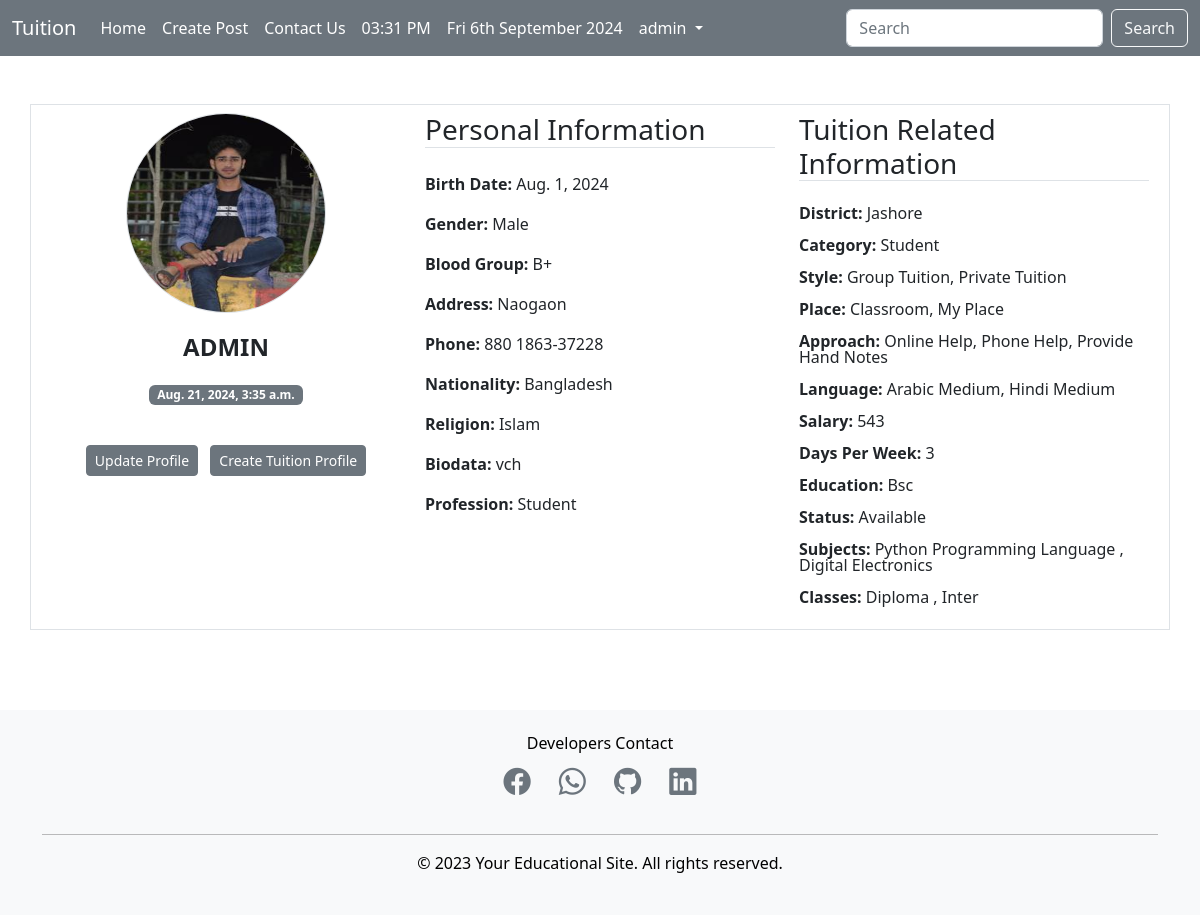
Page /profile/view/ (signed in) on the committed database.
### ProfileApp/models.py (models this page shows, shortened)
class UserProfile(models.Model):
    GENDER_CHOICES = (
        ('Male', 'Male'),
        ('Female', 'Female'),
    )
    BLOOD_GROUP_CHOICES = (
        ('A+', 'A+'),
        ('A-', 'A-'),
        ('B+', 'B+'),
        ('B-', 'B-'),
        ('O+', 'O+'),
        ('O-', 'O-'),
        ('AB+', 'AB+'),
        ('AB-', 'AB-'),
    )
    user = models.OneToOneField(User, on_delete=models.CASCADE)
    birth_date = models.DateField()
    gender = models.CharField(max_length=6, choices=GENDER_CHOICES)
    blood_group = models.CharField(max_length=3, choices=BLOOD_GROUP_CHOICES)
    address = models.CharField(max_length=100)
    phone = models.CharField(max_length=15)  # Changed to CharField for flexibility
    nationality = models.CharField(max_length=50)
    religion = models.CharField(max_length=40)
    biodata = models.TextField()
    profession = models.ForeignKey(Category, on_delete=models.CASCADE, related_name='categories')
    image = models.ImageField(upload_to='media/profile', default='default.jpg')
    created_at = models.DateTimeField(auto_now_add=True)

class TeacherProfile(models.Model):
    STATUS_CHOICES = (
        ('Available', 'Available'),
        ('Busy', 'Busy'),
    )
    TEACHING_STYLE_CHOICES = (
        ('Group_Tuition', 'Group Tuition'),
        ('Private_Tuition', 'Private Tuition'),
    )
    TEACHING_PLACE_CHOICES = (
        ('Classroom', 'Classroom'),
        ('Coaching_Center', 'Coaching Center'),
        ('Home_Visit', 'Home Visit'),
        ('My_Place', 'My Place'),
    )
    APPROACH_CHOICES = (
        ('Online_Help', 'Online Help'),
        ('Phone_Help', 'Phone Help'),
        ('Provide_Hand_Notes', 'Provide Hand Notes'),
        ('Video_Tutorials', 'Video Tutorials'),
    )
    MEDIUM_CHOICES = (
        ('Bangla_Medium', 'Bangla Medium'),
        ('English_Medium', 'English Medium'),
        ('Arabic_Medium', 'Arabic Medium'),
        ('Hindi_Medium', 'Hindi Medium'),
        ('Chinese_Medium', 'Chinese Medium'),
        ('Computer_Learning', 'Computer Learning'),
        ('Language_Learning', 'Language Learning'),
    )
    user = models.OneToOneField(User, on_delete=models.CASCADE, related_name='teacher_profile')
    district = models.ForeignKey(District, on_delete=models.SET_NULL, null=True, related_name='teachers')
    style = MultiSelectField(choices=TEACHING_STYLE_CHOICES, max_choices=3)
    place = MultiSelectField(choices=TEACHING_PLACE_CHOICES, max_choices=3)
    approach = MultiSelectField(choices=APPROACH_CHOICES, max_choices=3)
    medium = MultiSelectField(choices=MEDIUM_CHOICES, max_choices=3)
    category = models.ForeignKey(Category, on_delete=models.CASCADE, null=True, blank=True, related_name='cate')
    subject = models.ManyToManyField(Subject, related_name='teachers')
    classin = models.ManyToManyField(ClassIn, related_name='teachers')
    salary = models.IntegerField()
    days_per_week = models.CharField(max_length=50)
    education = models.CharField(max_length=50)
    status = models.CharField(max_length=9, choices=STATUS_CHOICES)  # Corrected field name to "status"
    created_at = models.DateTimeField(auto_now_add=True)

### Post/models.py (models this page shows, shortened)
class Category(models.Model):
    name = models.CharField(max_length=50)
    slug = models.SlugField(max_length=50, null=True, blank=True)
    def __str__(self):
        return self.name

class District(models.Model):
    name = models.CharField(max_length=50)
    def __str__(self):
        return self.name

class Subject(models.Model):
    name = models.CharField(max_length=50)
    def __str__(self):
        return self.name

class ClassIn(models.Model):
    name = models.CharField(max_length=50)
    def __str__(self):
        return self.name

### ProfileApp/views.py (the view)
# urls.py: path('view/',PROFILE_VIEW, name='view'),
def PROFILE_VIEW(request):
    user=request.user
    return render(request,'profile/profile_view.html',{'user':user})

### Template/Profile/profile_view.html (shortened to what this page needs)
{% extends 'basic.html' %}
{% block body %}
<div class="container mt-5" style="margin-bottom: 80px !important;">
    <div class="row border p-2">
        <div class="col-md-4 text-center mb-5">
          <div>
            {% if user.userprofile.image.url %}
              <img src="{{user.userprofile.image.url}}" style="height: 200px; width: 200px;" class="rounded-circle mb-3 border" />
            {% else %}
            <img src="/Media/media/profile/default.jpg" style="height: 200px; width: 200px;" class="rounded-circle mb-3 border" />
            {% endif %}
              {% if user.first_name %}
                  <p style="font-size: 24px; text-transform:uppercase;" >
                      <strong><span>{{ user.first_name }}</span> <span>{{ user.last_name }}</span></strong>
                  </p>
              {% else %}
                  <strong><p style="font-size: 24px; text-transform:uppercase;">{{ user.username }}</p></strong>
              {% endif %}
              <p class="badge bg-secondary">{{ user.userprofile.created_at }}</p>
              <div class="mt-4">
                    <a href="{% url 'create' %}" class="btn btn-secondary btn-sm me-2">Update Profile</a>
                    <a href="{% url 'tuitionbd' %}" class="btn btn-secondary btn-sm">Create Tuition Profile</a>
              </div>
          </div>
      </div>
        <div class="col-md-4 mb-3">
            {% if user.userprofile %}
                <div>
                    <h3 class="border-bottom mb-4">Personal Information</h3>
                    <p><strong>Birth Date:</strong> {{user.userprofile.birth_date}}</p>
                    <p><strong>Gender:</strong> {{user.userprofile.gender}}</p>
                    <p><strong>Blood Group:</strong> {{user.userprofile.blood_group}}</p>
                    <p><strong>Address:</strong> {{user.userprofile.address}}</p>
                    <p><strong>Phone:</strong> {{user.userprofile.phone}}</p>
                    <p><strong>Nationality:</strong> {{user.userprofile.nationality}}</p>
                    <p><strong>Religion:</strong> {{user.userprofile.religion}}</p>
                    <p><strong>Biodata:</strong> {{user.userprofile.biodata}}</p>
                    <p><strong>Profession:</strong> {{user.userprofile.profession}}</p>
                </div>
            {% else %}
            <div class="text-center mt-5">
                <h5>No profile data available. Please update your profile.</h5>
            </div>
            {% endif %}
        </div>
        <div class="col-md-4">
          {% if user.teacher_profile %}
              <div>
                  <h3 class="border-bottom mb-4">Tuition Related Information</h3>
                  <p style="line-height: 1.0;"><strong>District:</strong> {{user.teacher_profile.district}}</p>
                  <p style="line-height: 1.0;"><strong>Category:</strong> {{user.teacher_profile.category}}</p>
                  <p style="line-height: 1.0;"><strong>Style:</strong> {{user.teacher_profile.style}}</p>
                  <p style="line-height: 1.0;"><strong>Place:</strong> {{user.teacher_profile.place}}</p>
                  <p style="line-height: 1.0;"><strong>Approach:</strong> {{user.teacher_profile.approach}}</p>
                  <p style="line-height: 1.0;"><strong>Language:</strong> {{user.teacher_profile.medium}}</p>
                  <p style="line-height: 1.0;"><strong>Salary:</strong> {{user.teacher_profile.salary}}</p>
                  <p style="line-height: 1.0;"><strong>Days Per Week:</strong> {{user.teacher_profile.days_per_week}}</p>
                  <p style="line-height: 1.0;"><strong>Education:</strong> {{user.teacher_profile.education}}</p>
                  <p style="line-height: 1.0;"><strong>Status:</strong> {{user.teacher_profile.status}}</p>
                  <p style="line-height: 1.0;"><strong>Subjects:</strong>
                      {% for i in user.teacher_profile.subject.all %}
                          {{i}}
                          {% if not forloop.last %}, {% endif %}
                      {% endfor %}
                  </p>
                  <p style="line-height: 1.0;"><strong>Classes:</strong>
                      {% for i in user.teacher_profile.classin.all %}
                          {{i}}
                          {% if not forloop.last %}, {% endif %}
                      {% endfor %}
                  </p>
              </div>
            {% else %}
            <div class="text-center mt-5">
                <h5>No tuition profile data available. Please create your tuition profile.</h5>
            </div>
            {% endif %}
      </div>
    </div>
</div>
{% endblock %}

### Template/basic.html (shortened to what this page needs)
<!doctype html>
<html lang="en">
<head>
  <link href="https://cdn.jsdelivr.net/npm/bootstrap-icons/font/bootstrap-icons.css" rel="stylesheet">
  <link href="https://cdn.jsdelivr.net/npm/bootstrap@5.2.1/dist/css/bootstrap.min.css" rel="stylesheet"
>
    {% load static %}
    {% load notifications_tags %}
</head>
<body>
  <header>
    <div class="bg-secondary text-white">
      <nav class="navbar navbar-expand-lg bg-body-dark">
        <div class="container-fluid">
          <a class="navbar-brand text-white" href="{% url 'post_list' %}">Tuition</a>
          <div class="collapse navbar-collapse" id="navbarSupportedContent">
            <ul class="navbar-nav me-auto mb-2 mb-lg-0">
              <li class="nav-item">
                <a class="nav-link text-white active" aria-current="page" href="{% url 'post_list' %}">Home</a>
              </li>
              <li class="nav-item">
                <a class="nav-link text-white active" aria-current="page" href="{% url 'post_create' %}">Create Post</a>
              </li>
              <li class="nav-item">
                <a class="nav-link text-white active" aria-current="page" href="{% url 'contact' %}">Contact Us</a>
              </li>
                {% notifications_unread as unread_count %}
              <li class="nav-item">
                <a class="nav-link text-white active" aria-current="page" href="">{% now "h:i A" %}</a>
              </li>
              <li class="nav-item">
                <a class="nav-link text-white active" aria-current="page" href="">{% now "D jS F Y" %}</a>
              </li>
              {% if user.is_authenticated %}
                <li class="nav-item dropdown">
                  <a class="nav-link text-white dropdown-toggle" href="#" role="button" data-bs-toggle="dropdown" aria-expanded="false">
                    {{ user.username }}
                  </a>
                </li>
              {% else %}
                <li class="nav-item">
                  <a class="nav-link text-white active" aria-current="page" href="{% url 'login' %}">Login</a>
                </li>
              {% endif %}
            </ul>
            <form class="d-flex" role="search" method="POST" action="{% url 'search' %}">
              <input class="form-control me-2" type="search" name="search" placeholder="Search" aria-label="Search" style="color: #000; background-color: #fff;">
              <button class="btn btn-outline-light" type="submit">Search</button>
            </form>
          </div>
        </div>
      </nav>
    </div>
  </header>
  <main>
    {% block body %}
    {% endblock %}
  </main>
    <footer class="footer bg-light text-black py-4">
      <div class="container">
        <div class="row justify-content-center">
          <div class="col-md-6">
            <h6 class="text-center mb-2">Developers Contact</h6>
            <ul class="list-inline d-flex justify-content-center" style="gap: 20px;">
              <li class="list-inline-item">
                <a href="https://www.facebook.com/Ruhulaminarafat82/" class="text-secondary">
                  <i class="bi bi-facebook" style="font-size: 1.7rem;"></i>
                </a>
              </li>
              <li class="list-inline-item">
                <a href="https://wa.me/8801863372282" class="text-secondary">
                  <i class="bi bi-whatsapp" style="font-size: 1.7rem;"></i>
                </a>
              </li>
              <li class="list-inline-item">
                <a href="https://github.com/mdruhulamin5347" class="text-secondary">
                  <i class="bi bi-github" style="font-size: 1.7rem;"></i>
                </a>
              </li>
              <li class="list-inline-item">
                <a href="https://www.linkedin.com/in/md-ruhul-amin93/" class="text-secondary">
                  <i class="bi bi-linkedin" style="font-size: 1.7rem;"></i>
                </a>
              </li>
            </ul>
          </div>
        </div>
        <hr class="bg-black">
        <div class="row">
          <div class="col-md-12 text-center">
            <p>&copy; 2023 Your Educational Site. All rights reserved.</p>
          </div>
        </div>
      </div>
    </footer>
</body>
</html>

### rows in the picture
Subject: name "Python Programming Language"
Subject: name "Digital Electronics"
ClassIn: name "Diploma"
ClassIn: name "Inter"

### other values in the picture
{{ user.username }} "admin"
{{ user.username }} "ADMIN"
{{ user.userprofile.created_at }} "Aug. 21, 2024, 3:35 a.m."
{{ user.userprofile.birth_date }} "Aug. 1, 2024"
{{ user.userprofile.gender }} "Male"
{{ user.userprofile.blood_group }} "B+"
{{ user.userprofile.address }} "Naogaon"
{{ user.userprofile.phone }} "880 1863-37228"
{{ user.userprofile.nationality }} "Bangladesh"
{{ user.userprofile.religion }} "Islam"
{{ user.userprofile.biodata }} "vch"
{{ user.userprofile.profession }} "Student"
{{ user.teacher_profile.district }} "Jashore"
{{ user.teacher_profile.category }} "Student"
{{ user.teacher_profile.style }} "Group Tuition, Private Tuition"
